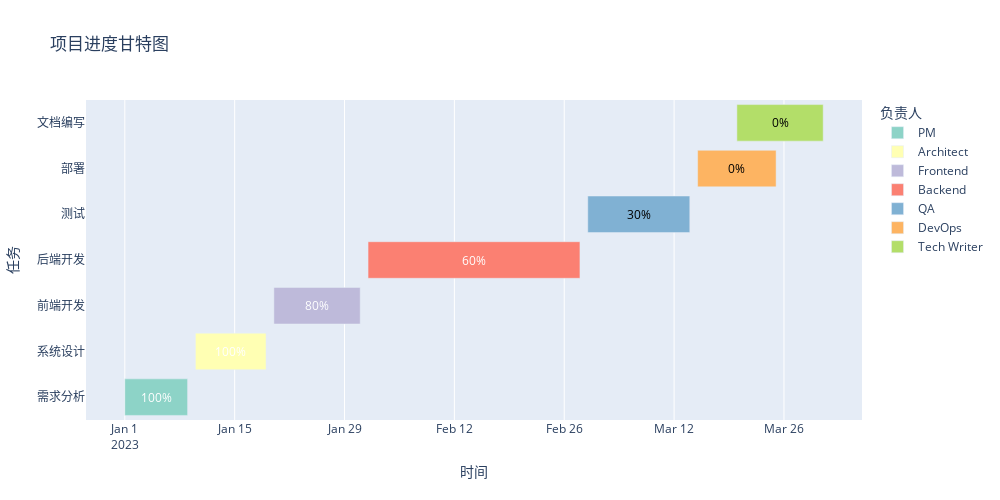

Notebook code for this chart:
### Code cell
import plotly.express as px
import pandas as pd

# 创建项目数据
data = {
    'Task': ['需求分析', '系统设计', '前端开发', '后端开发', '测试', '部署', '文档编写'],
    'Start': ['2023-01-01', '2023-01-10', '2023-01-20', '2023-02-01', 
              '2023-03-01', '2023-03-15', '2023-03-20'],
    'Finish': ['2023-01-09', '2023-01-19', '2023-01-31', '2023-02-28',
               '2023-03-14', '2023-03-25', '2023-03-31'],
    'Complete': [100, 100, 80, 60, 30, 0, 0],
    'Resource': ['PM', 'Architect', 'Frontend', 'Backend', 'QA', 'DevOps', 'Tech Writer']
}

df = pd.DataFrame(data)
df['Start'] = pd.to_datetime(df['Start'])
df['Finish'] = pd.to_datetime(df['Finish'])

# 创建甘特图
fig = px.timeline(df, 
                   x_start="Start", 
                   x_end="Finish", 
                   y="Task",
                   color="Resource",  # 按资源着色
                   hover_name="Task",
                   hover_data={"Complete": ":.0f%", "Resource": True},
                   title="项目进度甘特图",
                   color_discrete_sequence=px.colors.qualitative.Set3)

# 更新布局
fig.update_layout(
    xaxis_title="时间",
    yaxis_title="任务",
    legend_title="负责人",
    width=1000,
    height=500,
    font=dict(size=12)
)

# 添加完成度文本
for i, row in df.iterrows():
    midpoint = row['Start'] + (row['Finish'] - row['Start']) / 2
    fig.add_annotation(
        x=midpoint,
        y=row['Task'],
        text=f"{row['Complete']}%",
        showarrow=False,
        font=dict(color="white" if row['Complete'] > 50 else "black"),
        yshift=0
    )

fig.show()

### Figure 1 — Plotly figure (JSON) as saved in the notebook; plotly's stock layout.template omitted (floating-point values rounded to 4 significant figures)
{"data": [{"base": ["2023-01-01T00:00:00.000000000"], "customdata": [[100, "PM"]], "hovertemplate": "<b>%{hovertext}</b><br><br>Resource=%{customdata[1]}<br>Start=%{base}<br>Finish=%{x}<br>Task=%{y}<br>Complete=%{customdata[0]:.0f%}<extra></extra>", "hovertext": ["需求分析"], "legendgroup": "PM", "marker": {"color": "rgb(141,211,199)", "pattern": {"shape": ""}}, "name": "PM", "orientation": "h", "showlegend": true, "textposition": "auto", "type": "bar", "x": [691200000], "xaxis": "x", "y": ["需求分析"], "yaxis": "y"}, {"base": ["2023-01-10T00:00:00.000000000"], "customdata": [[100, "Architect"]], "hovertemplate": "<b>%{hovertext}</b><br><br>Resource=%{customdata[1]}<br>Start=%{base}<br>Finish=%{x}<br>Task=%{y}<br>Complete=%{customdata[0]:.0f%}<extra></extra>", "hovertext": ["系统设计"], "legendgroup": "Architect", "marker": {"color": "rgb(255,255,179)", "pattern": {"shape": ""}}, "name": "Architect", "orientation": "h", "showlegend": true, "textposition": "auto", "type": "bar", "x": [777600000], "xaxis": "x", "y": ["系统设计"], "yaxis": "y"}, {"base": ["2023-01-20T00:00:00.000000000"], "customdata": [[80, "Frontend"]], "hovertemplate": "<b>%{hovertext}</b><br><br>Resource=%{customdata[1]}<br>Start=%{base}<br>Finish=%{x}<br>Task=%{y}<br>Complete=%{customdata[0]:.0f%}<extra></extra>", "hovertext": ["前端开发"], "legendgroup": "Frontend", "marker": {"color": "rgb(190,186,218)", "pattern": {"shape": ""}}, "name": "Frontend", "orientation": "h", "showlegend": true, "textposition": "auto", "type": "bar", "x": [950400000], "xaxis": "x", "y": ["前端开发"], "yaxis": "y"}, {"base": ["2023-02-01T00:00:00.000000000"], "customdata": [[60, "Backend"]], "hovertemplate": "<b>%{hovertext}</b><br><br>Resource=%{customdata[1]}<br>Start=%{base}<br>Finish=%{x}<br>Task=%{y}<br>Complete=%{customdata[0]:.0f%}<extra></extra>", "hovertext": ["后端开发"], "legendgroup": "Backend", "marker": {"color": "rgb(251,128,114)", "pattern": {"shape": ""}}, "name": "Backend", "orientation": "h", "showlegend": true, "textposition": "auto", "type": "bar", "x": [2332800000], "xaxis": "x", "y": ["后端开发"], "yaxis": "y"}, {"base": ["2023-03-01T00:00:00.000000000"], "customdata": [[30, "QA"]], "hovertemplate": "<b>%{hovertext}</b><br><br>Resource=%{customdata[1]}<br>Start=%{base}<br>Finish=%{x}<br>Task=%{y}<br>Complete=%{customdata[0]:.0f%}<extra></extra>", "hovertext": ["测试"], "legendgroup": "QA", "marker": {"color": "rgb(128,177,211)", "pattern": {"shape": ""}}, "name": "QA", "orientation": "h", "showlegend": true, "textposition": "auto", "type": "bar", "x": [1123200000], "xaxis": "x", "y": ["测试"], "yaxis": "y"}, {"base": ["2023-03-15T00:00:00.000000000"], "customdata": [[0, "DevOps"]], "hovertemplate": "<b>%{hovertext}</b><br><br>Resource=%{customdata[1]}<br>Start=%{base}<br>Finish=%{x}<br>Task=%{y}<br>Complete=%{customdata[0]:.0f%}<extra></extra>", "hovertext": ["部署"], "legendgroup": "DevOps", "marker": {"color": "rgb(253,180,98)", "pattern": {"shape": ""}}, "name": "DevOps", "orientation": "h", "showlegend": true, "textposition": "auto", "type": "bar", "x": [864000000], "xaxis": "x", "y": ["部署"], "yaxis": "y"}, {"base": ["2023-03-20T00:00:00.000000000"], "customdata": [[0, "Tech Writer"]], "hovertemplate": "<b>%{hovertext}</b><br><br>Resource=%{customdata[1]}<br>Start=%{base}<br>Finish=%{x}<br>Task=%{y}<br>Complete=%{customdata[0]:.0f%}<extra></extra>", "hovertext": ["文档编写"], "legendgroup": "Tech Writer", "marker": {"color": "rgb(179,222,105)", "pattern": {"shape": ""}}, "name": "Tech Writer", "orientation": "h", "showlegend": true, "textposition": "auto", "type": "bar", "x": [950400000], "xaxis": "x", "y": ["文档编写"], "yaxis": "y"}], "layout": {"annotations": [{"font": {"color": "white"}, "showarrow": false, "text": "100%", "x": "2023-01-05T00:00:00", "y": "需求分析", "yshift": 0}, {"font": {"color": "white"}, "showarrow": false, "text": "100%", "x": "2023-01-14T12:00:00", "y": "系统设计", "yshift": 0}, {"font": {"color": "white"}, "showarrow": false, "text": "80%", "x": "2023-01-25T12:00:00", "y": "前端开发", "yshift": 0}, {"font": {"color": "white"}, "showarrow": false, "text": "60%", "x": "2023-02-14T12:00:00", "y": "后端开发", "yshift": 0}, {"font": {"color": "black"}, "showarrow": false, "text": "30%", "x": "2023-03-07T12:00:00", "y": "测试", "yshift": 0}, {"font": {"color": "black"}, "showarrow": false, "text": "0%", "x": "2023-03-20T00:00:00", "y": "部署", "yshift": 0}, {"font": {"color": "black"}, "showarrow": false, "text": "0%", "x": "2023-03-25T12:00:00", "y": "文档编写", "yshift": 0}], "barmode": "overlay", "font": {"size": 12}, "height": 500, "legend": {"title": {"text": "负责人"}, "tracegroupgap": 0}, "title": {"text": "项目进度甘特图"}, "width": 1000, "xaxis": {"anchor": "y", "domain": [0, 1], "title": {"text": "时间"}, "type": "date"}, "yaxis": {"anchor": "x", "domain": [0, 1], "title": {"text": "任务"}}}}
